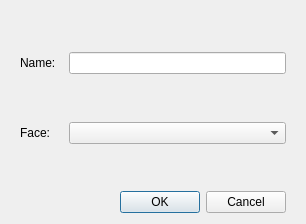
<?xml version="1.0" encoding="UTF-8"?>
<ui version="4.0">
 <class>Dialog</class>
 <widget class="QDialog" name="Dialog">
  <property name="geometry">
   <rect>
    <x>0</x>
    <y>0</y>
    <width>306</width>
    <height>224</height>
   </rect>
  </property>
  <property name="windowTitle">
   <string>Dialog</string>
  </property>
  <layout class="QVBoxLayout" name="verticalLayout">
   <property name="leftMargin">
    <number>20</number>
   </property>
   <property name="rightMargin">
    <number>20</number>
   </property>
   <item>
    <spacer name="verticalSpacer_2">
     <property name="orientation">
      <enum>Qt::Vertical</enum>
     </property>
     <property name="sizeHint" stdset="0">
      <size>
       <width>20</width>
       <height>40</height>
      </size>
     </property>
    </spacer>
   </item>
   <item>
    <layout class="QHBoxLayout" name="horizontalLayout" stretch="1,5">
     <item>
      <widget class="QLabel" name="nameLabel">
       <property name="text">
        <string>Name:</string>
       </property>
      </widget>
     </item>
     <item>
      <widget class="QLineEdit" name="nameEdit"/>
     </item>
    </layout>
   </item>
   <item>
    <spacer name="verticalSpacer_3">
     <property name="orientation">
      <enum>Qt::Vertical</enum>
     </property>
     <property name="sizeHint" stdset="0">
      <size>
       <width>20</width>
       <height>40</height>
      </size>
     </property>
    </spacer>
   </item>
   <item>
    <layout class="QHBoxLayout" name="horizontalLayout_2" stretch="1,5">
     <item>
      <widget class="QLabel" name="faceLabel">
       <property name="text">
        <string>Face:</string>
       </property>
      </widget>
     </item>
     <item>
      <widget class="QComboBox" name="faceComboBox"/>
     </item>
    </layout>
   </item>
   <item>
    <spacer name="verticalSpacer">
     <property name="orientation">
      <enum>Qt::Vertical</enum>
     </property>
     <property name="sizeHint" stdset="0">
      <size>
       <width>20</width>
       <height>40</height>
      </size>
     </property>
    </spacer>
   </item>
   <item>
    <widget class="QDialogButtonBox" name="buttonBox">
     <property name="orientation">
      <enum>Qt::Horizontal</enum>
     </property>
     <property name="standardButtons">
      <set>QDialogButtonBox::Cancel|QDialogButtonBox::Ok</set>
     </property>
    </widget>
   </item>
  </layout>
 </widget>
 <resources/>
 <connections>
  <connection>
   <sender>buttonBox</sender>
   <signal>accepted()</signal>
   <receiver>Dialog</receiver>
   <slot>accept()</slot>
   <hints>
    <hint type="sourcelabel">
     <x>248</x>
     <y>254</y>
    </hint>
    <hint type="destinationlabel">
     <x>157</x>
     <y>274</y>
    </hint>
   </hints>
  </connection>
  <connection>
   <sender>buttonBox</sender>
   <signal>rejected()</signal>
   <receiver>Dialog</receiver>
   <slot>reject()</slot>
   <hints>
    <hint type="sourcelabel">
     <x>316</x>
     <y>260</y>
    </hint>
    <hint type="destinationlabel">
     <x>286</x>
     <y>274</y>
    </hint>
   </hints>
  </connection>
 </connections>
</ui>
